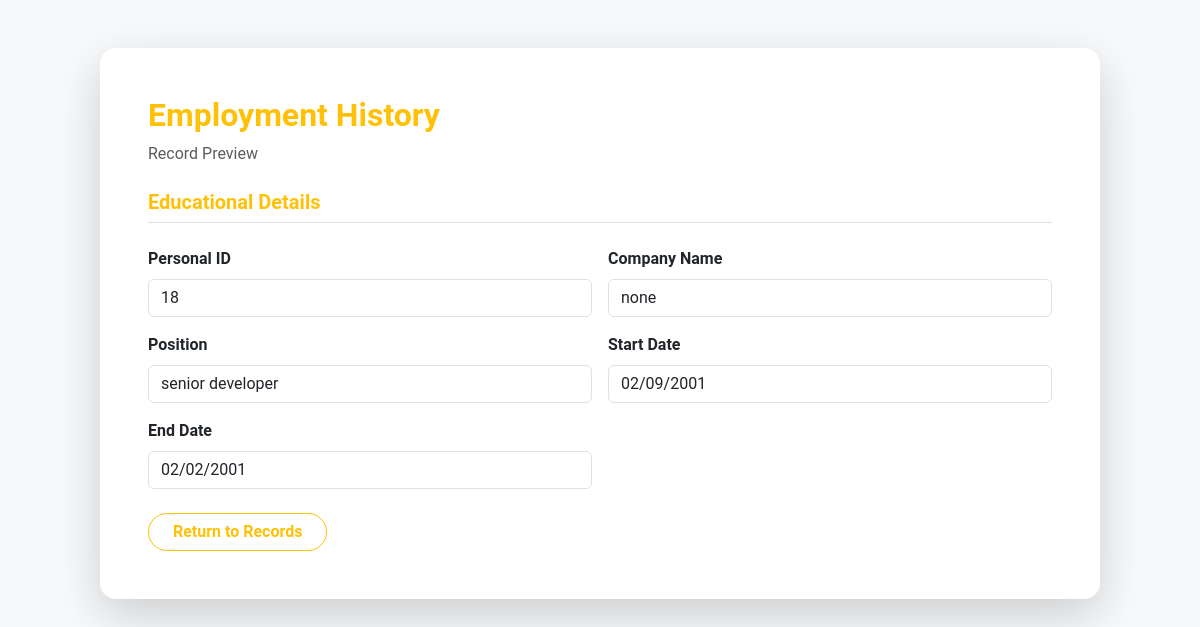
Screenshot of /employment/view.php?id=3 with the database file from the repository.
### tables this page shows
CREATE TABLE `employment_history` (
  `employment_id` int(11) NOT NULL,
  `personal_id` int(11) NOT NULL,
  `company_name` varchar(255) NOT NULL,
  `position` varchar(255) NOT NULL,
  `start_date` date NOT NULL,
  `end_date` date NOT NULL
);

### employment/employ_record.php (called while the page is built, shortened)
<?php
class employ_record {
    private $db;
    public function __construct($db){
        $this->db = $db;
    }
    public function view($id){
        $stmt = $this->db->prepare("SELECT * FROM employment_history WHERE employment_id = ?");
        $stmt->execute([$id]);
        return $stmt->fetch();
    }
}
?>

### employment/view.php (the view, shortened to what this page needs)
<?php
require_once "../connections/db_connect5.php";
require 'employ_record.php';
$employ_record = new Classes\employ_record($db);
$row = null;
if (isset($_GET['id'])) {
    $id = (int)$_GET['id'];
    $row = $employ_record->view($id);
}
?>
<!DOCTYPE html>
<html lang="en">
<head>
    <link rel="stylesheet" href="../style/bootstrap-5.3.8-dist/css/bootstrap.min.css">
    <link rel="stylesheet" href="../style/style-custom/style.css">
</head>
<body class="bg-light" style="font-family: 'Roboto', sans-serif;">
    <div class="container py-5">
        <div class="card border-0 shadow-lg rounded-4 mx-auto" style="max-width: 1000px;">
            <div class="card-body p-4 p-md-5">
                <div class="text-left mb-4">
                    <h2 class="fw-bold text-warning">Employment History</h2>
                    <p class="text-muted mb-0">Record Preview</p>
                    <h5 class="fw-bold border-bottom pb-2 mb-4 text-warning mt-4">Educational Details</h5>
                </div>
                <div class="row g-3">
                    <div class="col-md-6">
                        <label class="form-label fw-semibold">Personal ID</label>
                        <input type="text" class="form-control bg-white" disabled
                            value="<?= $row['personal_id'] ?? '' ?>">
                    </div>
                    <div class="col-md-6">
                        <label class="form-label fw-semibold">Company Name</label>
                        <input type="text" class="form-control bg-white" disabled
                            value="<?= $row['company_name'] ?? '' ?>">
                    </div>
                    <div class="col-md-6">
                        <label class="form-label fw-semibold">Position</label>
                        <input type="text" class="form-control bg-white" disabled value="<?= $row['position'] ?? '' ?>">
                    </div>
                    <div class="col-md-6">
                        <label class="form-label fw-semibold">Start Date</label>
                        <input type="date" class="form-control bg-white" disabled
                            value="<?= $row['start_date'] ?? '' ?>">
                    </div>
                    <div class="col-md-6">
                        <label class="form-label fw-semibold">End Date</label>
                        <input type="date" class="form-control bg-white" disabled value="<?= $row['end_date'] ?? '' ?>">
                    </div>
                </div>
                <div class="text-left mt-4">
                    <a href="index.php" class="btn btn-outline-warning rounded-pill px-4 fw-semibold">
                        Return to Records
                    </a>
                </div>
            </div>
        </div>
    </div>
</body>
</html>

### rows the page displays
employment_history: personal "18", company_name "none", position "senior developer", start_date "02/09/2001", end_date "02/02/2001"
